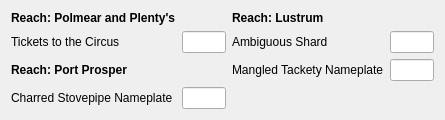
          <widget class="QWidget" name="page_9">
           <property name="geometry">
            <rect>
             <x>0</x>
             <y>0</y>
             <width>445</width>
             <height>109</height>
            </rect>
           </property>
           <attribute name="label">
            <string>The Reach</string>
           </attribute>
           <layout class="QGridLayout" name="gridLayout_12">
            <item row="0" column="0">
             <widget class="QLabel" name="label_53">
              <property name="text">
               <string>&lt;html&gt;&lt;head/&gt;&lt;body&gt;&lt;p&gt;&lt;span style=&quot; font-weight:600;&quot;&gt;Reach: Polmear and Plenty's&lt;/span&gt;&lt;/p&gt;&lt;/body&gt;&lt;/html&gt;</string>
              </property>
             </widget>
            </item>
            <item row="1" column="0">
             <widget class="QLabel" name="label_54">
              <property name="text">
               <string>Tickets to the Circus</string>
              </property>
             </widget>
            </item>
            <item row="1" column="1">
             <widget class="QLineEdit" name="lineEdit_Poss_ReachMisc_Circus"/>
            </item>
            <item row="1" column="3">
             <widget class="QLabel" name="label_55">
              <property name="text">
               <string>Ambiguous Shard</string>
              </property>
             </widget>
            </item>
            <item row="1" column="4">
             <widget class="QLineEdit" name="lineEdit_Poss_ReachMisc_Shard"/>
            </item>
            <item row="2" column="0">
             <widget class="QLabel" name="label_67">
              <property name="text">
               <string>&lt;html&gt;&lt;head/&gt;&lt;body&gt;&lt;p&gt;&lt;span style=&quot; font-weight:600;&quot;&gt;Reach: Port Prosper&lt;/span&gt;&lt;/p&gt;&lt;/body&gt;&lt;/html&gt;</string>
              </property>
             </widget>
            </item>
            <item row="2" column="2">
             <spacer name="horizontalSpacer_17">
              <property name="orientation">
               <enum>Qt::Horizontal</enum>
              </property>
              <property name="sizeHint" stdset="0">
               <size>
                <width>40</width>
                <height>20</height>
               </size>
              </property>
             </spacer>
            </item>
            <item row="0" column="3">
             <widget class="QLabel" name="label_56">
              <property name="text">
               <string>&lt;html&gt;&lt;head/&gt;&lt;body&gt;&lt;p&gt;&lt;span style=&quot; font-weight:600;&quot;&gt;Reach: Lustrum&lt;/span&gt;&lt;/p&gt;&lt;/body&gt;&lt;/html&gt;</string>
              </property>
             </widget>
            </item>
            <item row="1" column="2">
             <spacer name="horizontalSpacer_13">
              <property name="orientation">
               <enum>Qt::Horizontal</enum>
              </property>
              <property name="sizeHint" stdset="0">
               <size>
                <width>40</width>
                <height>20</height>
               </size>
              </property>
             </spacer>
            </item>
            <item row="2" column="3">
             <widget class="QLabel" name="label_68">
              <property name="text">
               <string>Mangled Tackety Nameplate</string>
              </property>
             </widget>
            </item>
            <item row="3" column="0">
             <widget class="QLabel" name="label_69">
              <property name="text">
               <string>Charred Stovepipe Nameplate</string>
              </property>
             </widget>
            </item>
            <item row="2" column="4">
             <widget class="QLineEdit" name="lineEdit_Poss_ReachMisc_TacketyPlate"/>
            </item>
            <item row="3" column="1">
             <widget class="QLineEdit" name="lineEdit_Poss_ReachMisc_StovepipePlate"/>
            </item>
           </layout>
          </widget>
